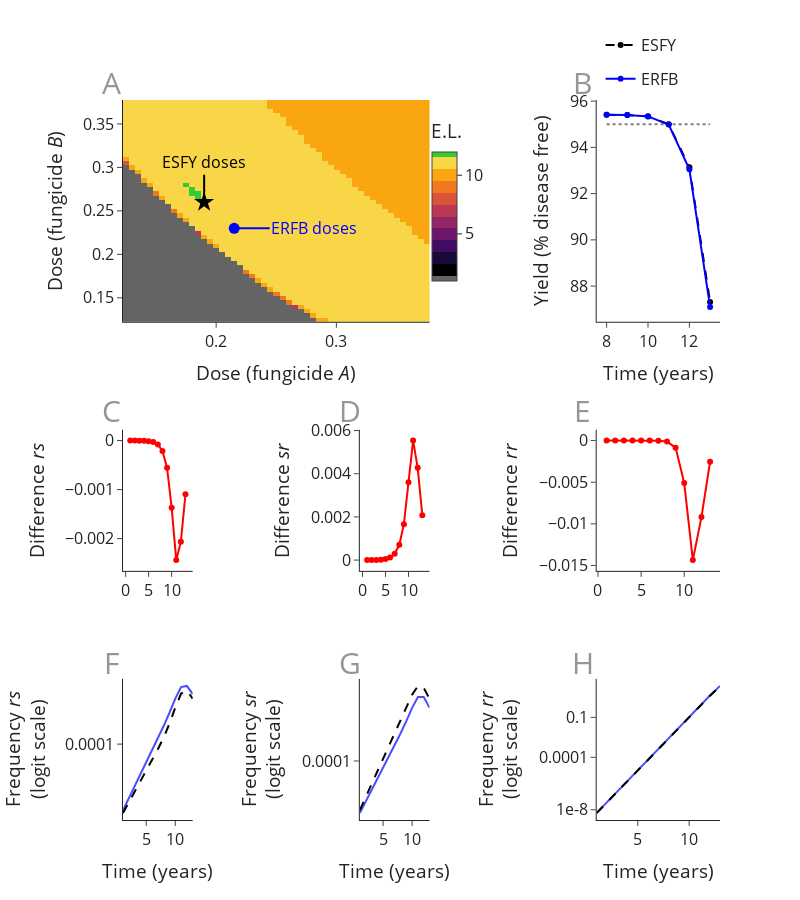

The code cell stored with this chart in its notebook:
### Markdown cell above
# Plot

### Code cell
df_plot = df_use.loc[lambda df: df.year<14]

top1 = 0.44
bottom2 = 0.28

left2 = 0.26
right1 = 0.46

fig = make_subplots(rows=3,
                    cols=3,
                    horizontal_spacing=0.28,
                    vertical_spacing=0.15,
                    column_widths=[left2, left2, right1],
                    row_heights=[top1, bottom2, bottom2],
                    specs=[
                           [{"colspan": 2}, None, {}],
                           [{}, {}, {}],
                           [{}, {}, {}],
                    ],
                   )


# top right
start = 7
fig.add_trace(dict(x=df_plot.year.iloc[start:], y=df_plot.y_esfy.iloc[start:], line=dict(color='black', dash='dash'), 
                   legendgroup='b', name='ESFY'), 
                   row=1, col=3)

fig.add_trace(dict(x=df_plot.year.iloc[start:], y=df_plot.y_rfb.iloc[start:], line=dict(color='blue'), 
                   legendgroup='rfb', name='ERFB'), 
                   row=1, col=3)

xx = df_plot.year.iloc[start:]
yy = [95]*len(xx)

fig.add_trace(dict(x=xx, y=yy, line=dict(color=FADED_LINE_COLOR, dash='dot'),
              mode='lines', showlegend=False), 
              row=1, col=3)

# second bottom row
fig.add_trace(dict(x=df_plot.year, y=df_plot.rr_diff, line=dict(color='red'), 
              showlegend=False), 
              row=2, col=3)

fig.add_trace(dict(x=df_plot.year, y=df_plot.rs_diff, line=dict(color='red'), 
              showlegend=False),
              row=2, col=1)

fig.add_trace(dict(x=df_plot.year, y=df_plot.sr_diff, line=dict(color='red'),
              showlegend=False),
              row=2, col=2)

# bottom row
fig.add_trace(dict(x=df_plot.year, y=df_plot.rr_rfb_l, line=dict(color='blue'), opacity=0.7, 
              mode='lines',
              showlegend=False), 
              row=3, col=3)

fig.add_trace(dict(x=df_plot.year, y=df_plot.rs_rfb_l, line=dict(color='blue'), opacity=0.7, 
              mode='lines',
              showlegend=False),
              row=3, col=1)

fig.add_trace(dict(x=df_plot.year, y=df_plot.sr_rfb_l, line=dict(color='blue'), opacity=0.7,
              mode='lines',
              showlegend=False),
              row=3, col=2)

fig.add_trace(dict(x=df_plot.year, y=df_plot.rr_esfy_l, line=dict(color='black', dash='dash'), 
              mode='lines',
              showlegend=False), 
              row=3, col=3)

fig.add_trace(dict(x=df_plot.year, y=df_plot.rs_esfy_l, line=dict(color='black', dash='dash'), 
              mode='lines',
              showlegend=False),
              row=3, col=1)

fig.add_trace(dict(x=df_plot.year, y=df_plot.sr_esfy_l, line=dict(color='black', dash='dash'),
              mode='lines',
              showlegend=False),
              row=3, col=2)


# top left
FYs = np.transpose(grid_out.FY)

xheat = np.linspace(0, 1, FYs.shape[0])
yheat = np.linspace(0, 1, FYs.shape[1])

lower = 25
upper = 76

grey_map = go.Heatmap(
    x=xheat[lower:upper],
    y=yheat[lower:upper],
    z=FYs[lower:upper, lower:upper],
    colorscale=grey_colorscale_discrete(FYs),
    colorbar=my_colorbar_subplot(
        "E.L.", 
        0.50,
        0.86,
        0.25,
    )
)

fig.add_trace(grey_map, row=1, col=1)

fig.add_trace(go.Scatter(x=[dose_esfy1], y=[dose_esfy2], mode='markers',
              marker=dict(color='black', size=15, symbol="star"), showlegend=False),
              row=1, col=1)

fig.add_trace(go.Scatter(x=[dose_rfb1], y=[dose_rfb2], mode='markers',
              marker=dict(color='blue', size=11, symbol="circle"), showlegend=False),
              row=1, col=1)



# layout

fig.update_xaxes(title="Time (years)", row=3, col=1, showgrid=False, zeroline=False)
fig.update_xaxes(title="Time (years)", row=3, col=2, showgrid=False, zeroline=False)
fig.update_xaxes(title="Time (years)", row=3, col=3, showgrid=False, zeroline=False)

fig.update_xaxes(title="Time (years)", row=1, col=3, showgrid=False, zeroline=False)

fig.update_xaxes(title="Dose (fungicide <i>A</i>)", row=1, col=1, showgrid=False, zeroline=False)


fig.update_yaxes(title="Yield (% disease free)", row=1, col=3, showgrid=False, zeroline=False)

fig.update_yaxes(title="Difference <i>rr</i>", row=2, col=3, showgrid=False, zeroline=False)
fig.update_yaxes(title="Difference <i>rs</i>", row=2, col=1, showgrid=False, zeroline=False)
fig.update_yaxes(title="Difference <i>sr</i>", row=2, col=2, showgrid=False, zeroline=False)


ticktext = [1e-8, 1e-4, 1e-1]
nptt = np.array(ticktext)
tickvals = np.log10(nptt/(1-nptt))

fig.update_yaxes(title="Frequency <i>rr</i><br>(logit scale)",
                  tickvals = tickvals,
                  ticktext = ticktext,
                 row=3, col=3, showgrid=False, zeroline=False)
fig.update_yaxes(title="Frequency <i>rs</i><br>(logit scale)",
                  tickvals = tickvals,
                  ticktext = ticktext,
                 row=3, col=1, showgrid=False, zeroline=False)
fig.update_yaxes(title="Frequency <i>sr</i><br>(logit scale)",
                  tickvals = tickvals,
                  ticktext = ticktext,
                 row=3, col=2, showgrid=False, zeroline=False)


fig.update_yaxes(title="Dose (fungicide <i>B</i>)", row=1, col=1, showgrid=False, zeroline=False)


left = -0.02
middle = 0.38
right = 0.77

top_row = 1.055
middle_row = 0.6
bottom_row = 0.25

annotz = [
    get_big_text_annotation(left, top_row, 'A'),
    get_big_text_annotation(right, top_row, 'B'),
    get_big_text_annotation(left, middle_row, 'C'),
    get_big_text_annotation(middle, middle_row, 'D'),
    get_big_text_annotation(right, middle_row, 'E'),
    get_big_text_annotation(left, bottom_row, 'F'),
    get_big_text_annotation(middle, bottom_row, 'G'),
    get_big_text_annotation(right, bottom_row, 'H'),
    dict(
         text="ESFY doses", 
         x=dose_esfy1,
         y=dose_esfy2,
         xref="x1", 
         yref="y1",
         ay=-40,
         ax=0,
         arrowsize=2,
         arrowwidth=2,
         arrowhead=0,
         arrowcolor="black",
         font=dict(
                color="black",
                size=16,
         ),
         # textcolor="black",
    ),
    dict(
         text="ERFB doses", 
         x=dose_rfb1,
         y=dose_rfb2,
         xref="x1", 
         yref="y1",
         ay=0,
         ax=80,
         arrowsize=2,
         arrowwidth=2,
         arrowhead=0,
         arrowcolor="blue",
         font=dict(
            color="blue",
            size=16,
         ),
    ),
]

fig.update_layout(standard_layout(True, FULL_PAGE_WIDTH, 900))

fig.update_layout(legend=dict(x=0.8, y=1.1))

fig.update_layout(annotations=annotz)


filename='../outputs/figures/paper_figs/sub_opt_explanation_esfy.png'
print(f'saving to {filename}')
fig.write_image(filename)

fig.show()

### Figure 1 — Plotly figure (JSON) as saved in the notebook; plotly's stock layout.template omitted (floating-point values rounded to 4 significant figures; data arrays with more than 128 entries replaced by an {"elided": "..."} marker saying what was removed)
{"data": [{"legendgroup": "b", "line": {"color": "black", "dash": "dash"}, "name": "ESFY", "type": "scatter", "x": [8, 9, 10, 11, 12, 13], "xaxis": "x2", "y": [95.41, 95.4, 95.34, 95.0, 93.14, 87.32], "yaxis": "y2"}, {"legendgroup": "rfb", "line": {"color": "blue"}, "name": "ERFB", "type": "scatter", "x": [8, 9, 10, 11, 12, 13], "xaxis": "x2", "y": [95.41, 95.4, 95.34, 94.99, 93.05, 87.1], "yaxis": "y2"}, {"line": {"color": "rgba(0, 0, 0, 0.5)", "dash": "dot"}, "mode": "lines", "showlegend": false, "type": "scatter", "x": [8, 9, 10, 11, 12, 13], "xaxis": "x2", "y": [95, 95, 95, 95, 95, 95], "yaxis": "y2"}, {"line": {"color": "red"}, "showlegend": false, "type": "scatter", "x": [1, 2, 3, 4, 5, 6, 7, 8, 9, 10, 11, 12, 13], "xaxis": "x5", "y": [-5.126e-11, -5.032e-10, -4.392e-09, -3.594e-08, -2.824e-07, -2.159e-06, -1.618e-05, -0.0001192, -0.0008485, -0.0051, -0.01435, -0.009189, -0.002546], "yaxis": "y5"}, {"line": {"color": "red"}, "showlegend": false, "type": "scatter", "x": [1, 2, 3, 4, 5, 6, 7, 8, 9, 10, 11, 12, 13], "xaxis": "x3", "y": [-1.434e-07, -4.898e-07, -1.489e-06, -4.248e-06, -1.165e-05, -3.112e-05, -8.175e-05, -0.0002129, -0.0005525, -0.001368, -0.002437, -0.002063, -0.001095], "yaxis": "y3"}, {"line": {"color": "red"}, "showlegend": false, "type": "scatter", "x": [1, 2, 3, 4, 5, 6, 7, 8, 9, 10, 11, 12, 13], "xaxis": "x4", "y": [7.758e-07, 2.481e-06, 7.057e-06, 1.883e-05, 4.828e-05, 0.0001204, 0.0002944, 0.0007082, 0.001666, 0.00361, 0.005537, 0.004272, 0.002081], "yaxis": "y4"}, {"line": {"color": "blue"}, "mode": "lines", "opacity": 0.7, "showlegend": false, "type": "scatter", "x": [1, 2, 3, 4, 5, 6, 7, 8, 9, 10, 11, 12, 13], "xaxis": "x8", "y": [-8.241, -7.424, -6.607, -5.79, -4.974, -4.157, -3.34, -2.523, -1.707, -0.8925, -0.08458, 0.7002, 1.445], "yaxis": "y8"}, {"line": {"color": "blue"}, "mode": "lines", "opacity": 0.7, "showlegend": false, "type": "scatter", "x": [1, 2, 3, 4, 5, 6, 7, 8, 9, 10, 11, 12, 13], "xaxis": "x6", "y": [-6.107, -5.728, -5.349, -4.97, -4.591, -4.209, -3.823, -3.424, -2.999, -2.547, -2.183, -2.145, -2.406], "yaxis": "y6"}, {"line": {"color": "blue"}, "mode": "lines", "opacity": 0.7, "showlegend": false, "type": "scatter", "x": [1, 2, 3, 4, 5, 6, 7, 8, 9, 10, 11, 12, 13], "xaxis": "x7", "y": [-5.42, -5.112, -4.804, -4.496, -4.188, -3.879, -3.568, -3.249, -2.912, -2.55, -2.253, -2.25, -2.543], "yaxis": "y7"}, {"line": {"color": "black", "dash": "dash"}, "mode": "lines", "showlegend": false, "type": "scatter", "x": [1, 2, 3, 4, 5, 6, 7, 8, 9, 10, 11, 12, 13], "xaxis": "x8", "y": [-8.245, -7.43, -6.615, -5.8, -4.985, -4.17, -3.356, -2.541, -1.727, -0.915, -0.1098, 0.672, 1.413], "yaxis": "y8"}, {"line": {"color": "black", "dash": "dash"}, "mode": "lines", "showlegend": false, "type": "scatter", "x": [1, 2, 3, 4, 5, 6, 7, 8, 9, 10, 11, 12, 13], "xaxis": "x6", "y": [-6.195, -5.86, -5.525, -5.19, -4.854, -4.514, -4.164, -3.786, -3.348, -2.835, -2.387, -2.294, -2.55], "yaxis": "y6"}, {"line": {"color": "black", "dash": "dash"}, "mode": "lines", "showlegend": false, "type": "scatter", "x": [1, 2, 3, 4, 5, 6, 7, 8, 9, 10, 11, 12, 13], "xaxis": "x7", "y": [-5.339, -4.991, -4.643, -4.295, -3.946, -3.598, -3.248, -2.895, -2.538, -2.189, -1.95, -2.002, -2.304], "yaxis": "y7"}, {"colorbar": {"len": 0.25, "thickness": 25, "title": {"text": "E.L."}, "x": 0.5, "y": 0.86}, "colorscale": [[0, "rgb(100, 100, 100)"], [0, "rgb(100, 100, 100)"], [0.04167, "rgb(100, 100, 100)"], [0.04167, "rgb(100, 100, 100)"], [0.04167, "rgb(100, 100, 100)"], [0.04167, "rgb(0.0, 0.0, 4.0)"], [0.1333, "rgb(0.0, 0.0, 4.0)"], [0.1333, "rgb(24.3, 10.8, 58.9)"], [0.225, "rgb(24.3, 10.8, 58.9)"], [0.225, "rgb(64.6, 12.0, 98.6)"], [0.3167, "rgb(64.6, 12.0, 98.6)"], [0.3167, "rgb(106.20000000000002, 23.200000000000003, 108.4)"], [0.4083, "rgb(106.20000000000002, 23.200000000000003, 108.4)"], [0.4083, "rgb(147.0, 37.6, 101.2)"], [0.5, "rgb(147.0, 37.6, 101.2)"], [0.5, "rgb(186.0, 56.0, 83.0)"], [0.5917, "rgb(186.0, 56.0, 83.0)"], [0.5917, "rgb(219.0, 82.80000000000001, 56.79999999999999)"], [0.6833, "rgb(219.0, 82.80000000000001, 56.79999999999999)"], [0.6833, "rgb(241.2, 119.99999999999999, 27.700000000000006)"], [0.775, "rgb(241.2, 119.99999999999999, 27.700000000000006)"], [0.775, "rgb(250.2, 165.8, 17.00000000000001)"], [0.8667, "rgb(250.2, 165.8, 17.00000000000001)"], [0.8667, "rgb(247.5, 213.6, 71.29999999999997)"], [0.9583, "rgb(247.5, 213.6, 71.29999999999997)"], [0.9583, "limegreen"], [1, "limegreen"], [1, "limegreen"]], "type": "heatmap", "x": [0.125, 0.13, 0.135, 0.14, 0.145, 0.15, 0.155, 0.16, 0.165, 0.17, 0.175, 0.18, 0.185, 0.19, 0.195, 0.2, 0.205, 0.21, 0.215, 0.22, 0.225, 0.23, 0.235, 0.24, 0.245, 0.25, 0.255, 0.26, 0.265, 0.27, 0.275, 0.28, 0.285, 0.29, 0.295, 0.3, 0.305, 0.31, 0.315, 0.32, 0.325, 0.33, 0.335, 0.34, 0.345, 0.35, 0.355, 0.36, 0.365, 0.37, 0.375], "xaxis": "x", "y": [0.125, 0.13, 0.135, 0.14, 0.145, 0.15, 0.155, 0.16, 0.165, 0.17, 0.175, 0.18, 0.185, 0.19, 0.195, 0.2, 0.205, 0.21, 0.215, 0.22, 0.225, 0.23, 0.235, 0.24, 0.245, 0.25, 0.255, 0.26, 0.265, 0.27, 0.275, 0.28, 0.285, 0.29, 0.295, 0.3, 0.305, 0.31, 0.315, 0.32, 0.325, 0.33, 0.335, 0.34, 0.345, 0.35, 0.355, 0.36, 0.365, 0.37, 0.375], "yaxis": "y", "z": {"elided": "51x51 int values"}}, {"marker": {"color": "black", "size": 15, "symbol": "star"}, "mode": "markers", "showlegend": false, "type": "scatter", "x": [0.19], "xaxis": "x", "y": [0.26], "yaxis": "y"}, {"marker": {"color": "blue", "size": 11, "symbol": "circle"}, "mode": "markers", "showlegend": false, "type": "scatter", "x": [0.215], "xaxis": "x", "y": [0.23], "yaxis": "y"}], "layout": {"annotations": [{"font": {"color": "rgb(150,150,150)", "size": 30}, "showarrow": false, "text": "A", "x": -0.02, "xanchor": "center", "xref": "paper", "y": 1.055, "yanchor": "top", "yref": "paper"}, {"font": {"color": "rgb(150,150,150)", "size": 30}, "showarrow": false, "text": "B", "x": 0.77, "xanchor": "center", "xref": "paper", "y": 1.055, "yanchor": "top", "yref": "paper"}, {"font": {"color": "rgb(150,150,150)", "size": 30}, "showarrow": false, "text": "C", "x": -0.02, "xanchor": "center", "xref": "paper", "y": 0.6, "yanchor": "top", "yref": "paper"}, {"font": {"color": "rgb(150,150,150)", "size": 30}, "showarrow": false, "text": "D", "x": 0.38, "xanchor": "center", "xref": "paper", "y": 0.6, "yanchor": "top", "yref": "paper"}, {"font": {"color": "rgb(150,150,150)", "size": 30}, "showarrow": false, "text": "E", "x": 0.77, "xanchor": "center", "xref": "paper", "y": 0.6, "yanchor": "top", "yref": "paper"}, {"font": {"color": "rgb(150,150,150)", "size": 30}, "showarrow": false, "text": "F", "x": -0.02, "xanchor": "center", "xref": "paper", "y": 0.25, "yanchor": "top", "yref": "paper"}, {"font": {"color": "rgb(150,150,150)", "size": 30}, "showarrow": false, "text": "G", "x": 0.38, "xanchor": "center", "xref": "paper", "y": 0.25, "yanchor": "top", "yref": "paper"}, {"font": {"color": "rgb(150,150,150)", "size": 30}, "showarrow": false, "text": "H", "x": 0.77, "xanchor": "center", "xref": "paper", "y": 0.25, "yanchor": "top", "yref": "paper"}, {"arrowcolor": "black", "arrowhead": 0, "arrowsize": 2, "arrowwidth": 2, "ax": 0, "ay": -40, "font": {"color": "black", "size": 16}, "text": "ESFY doses", "x": 0.19, "xref": "x", "y": 0.26, "yref": "y"}, {"arrowcolor": "blue", "arrowhead": 0, "arrowsize": 2, "arrowwidth": 2, "ax": 80, "ay": 0, "font": {"color": "blue", "size": 16}, "text": "ERFB doses", "x": 0.215, "xref": "x", "y": 0.23, "yref": "y"}], "font": {"size": 16}, "height": 900, "legend": {"x": 0.8, "y": 1.1}, "showlegend": true, "width": 800, "xaxis": {"anchor": "y", "autorange": true, "domain": [0, 0.5135], "range": [0.1225, 0.3775], "showgrid": false, "title": {"text": "Dose (fungicide <i>A</i>)"}, "type": "linear", "zeroline": false}, "xaxis2": {"anchor": "y2", "autorange": true, "domain": [0.7935, 1], "range": [7.518, 13.48], "showgrid": false, "title": {"text": "Time (years)"}, "type": "linear", "zeroline": false}, "xaxis3": {"anchor": "y3", "autorange": true, "domain": [0, 0.1167], "range": [-0.5861, 14.59], "type": "linear"}, "xaxis4": {"anchor": "y4", "autorange": true, "domain": [0.3967, 0.5135], "range": [-0.5861, 14.59], "type": "linear"}, "xaxis5": {"anchor": "y5", "autorange": true, "domain": [0.7935, 1], "range": [-0.1569, 14.16], "type": "linear"}, "xaxis6": {"anchor": "y6", "autorange": true, "domain": [0, 0.1167], "range": [1, 13], "showgrid": false, "title": {"text": "Time (years)"}, "type": "linear", "zeroline": false}, "xaxis7": {"anchor": "y7", "autorange": true, "domain": [0.3967, 0.5135], "range": [1, 13], "showgrid": false, "title": {"text": "Time (years)"}, "type": "linear", "zeroline": false}, "xaxis8": {"anchor": "y8", "autorange": true, "domain": [0.7935, 1], "range": [1, 13], "showgrid": false, "title": {"text": "Time (years)"}, "type": "linear", "zeroline": false}, "yaxis": {"anchor": "x", "autorange": true, "domain": [0.692, 1], "range": [0.1225, 0.3775], "showgrid": false, "title": {"text": "Dose (fungicide <i>B</i>)"}, "type": "linear", "zeroline": false}, "yaxis2": {"anchor": "x2", "autorange": true, "domain": [0.692, 1], "range": [86.46, 96.05], "showgrid": false, "title": {"text": "Yield (% disease free)"}, "type": "linear", "zeroline": false}, "yaxis3": {"anchor": "x3", "autorange": true, "domain": [0.346, 0.542], "range": [-0.002657, 0.0002202], "showgrid": false, "title": {"text": "Difference <i>rs</i>"}, "type": "linear", "zeroline": false}, "yaxis4": {"anchor": "x4", "autorange": true, "domain": [0.346, 0.542], "range": [-0.0004998, 0.006037], "showgrid": false, "title": {"text": "Difference <i>sr</i>"}, "type": "linear", "zeroline": false}, "yaxis5": {"anchor": "x5", "autorange": true, "domain": [0.346, 0.542], "range": [-0.01565, 0.001298], "showgrid": false, "title": {"text": "Difference <i>rr</i>"}, "type": "linear", "zeroline": false}, "yaxis6": {"anchor": "x6", "autorange": true, "domain": [0, 0.196], "range": [-6.42, -1.92], "showgrid": false, "ticktext": [1e-08, 0.0001, 0.1], "tickvals": [-8.0, -4.0, -0.9542], "title": {"text": "Frequency <i>rs</i><br>(logit scale)"}, "type": "linear", "zeroline": false}, "yaxis7": {"anchor": "x7", "autorange": true, "domain": [0, 0.196], "range": [-5.613, -1.758], "showgrid": false, "ticktext": [1e-08, 0.0001, 0.1], "tickvals": [-8.0, -4.0, -0.9542], "title": {"text": "Frequency <i>sr</i><br>(logit scale)"}, "type": "linear", "zeroline": false}, "yaxis8": {"anchor": "x8", "autorange": true, "domain": [0, 0.196], "range": [-8.783, 1.983], "showgrid": false, "ticktext": [1e-08, 0.0001, 0.1], "tickvals": [-8.0, -4.0, -0.9542], "title": {"text": "Frequency <i>rr</i><br>(logit scale)"}, "type": "linear", "zeroline": false}}}
